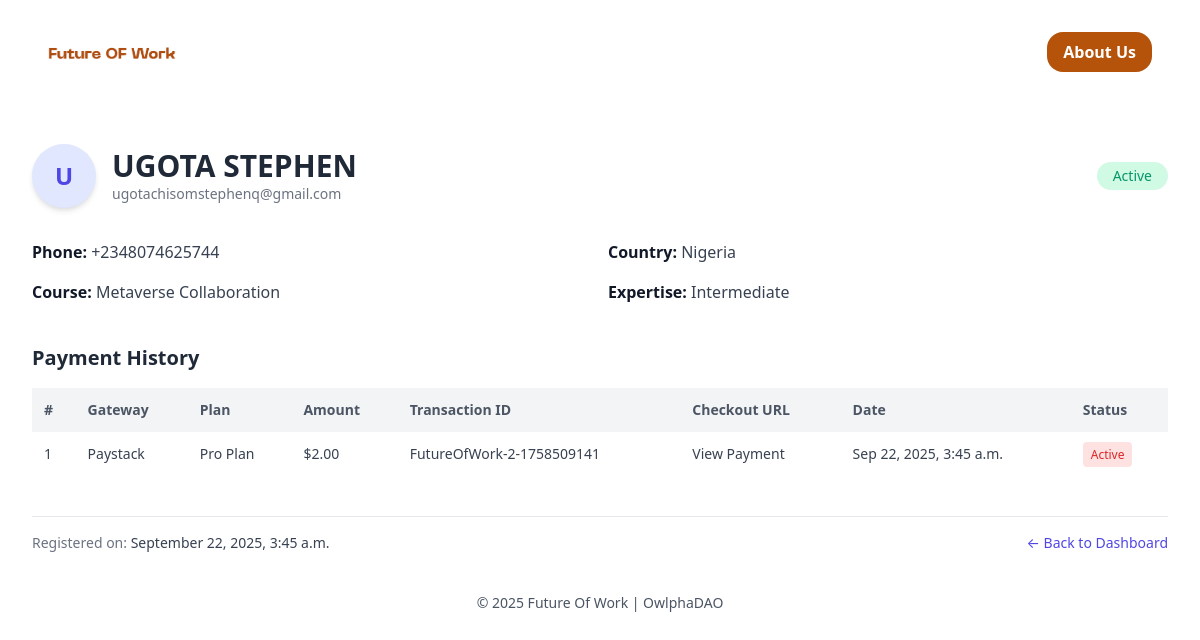
The app's page /dashboard/student/UGOTA STEPHEN/2/ with its own data.
### future_of_work/models.py (models this page shows, shortened)
class Future_Of_Work(models.Model):
    COURSE_CHOICES = [
        ('', 'Select course type...'),
        ('web3', 'Web3 Fundamentals'),
        ('dao', 'DAO Governance'),
        ('metaverse', 'Metaverse Collaboration'),
        ('blockchain', 'Blockchain Development'),
    ]
    PLAN_CHOICES = [
        ('', 'Select plan...'),
        ('basic', 'Basic Plan'),
        ('pro', 'Pro Plan'),
        ('exclusive', 'Exclusive'),
    ]
    EXPERTISE_CHOICES = [
        ('', 'Select your level...'),
        ('beginner', 'Beginner'),
        ('intermediate', 'Intermediate'),
        ('advanced', 'Advanced'),
    ]
    STATUS_CHOICES = [
        ("pending", "Pending"),
        ("active", "Active"),
        ("failed", "Failed"),
    ]
    PAYMENT_GATEWAYS = [
        ("helio", "Helio"),
        ("paystack", "Paystack"),
        ("opay", "OPay"),
    ]
    PLAN_FEES = {
        'basic': Decimal("0.00"),
        'pro': Decimal("2.00"),
        'exclusive': Decimal("20.00")
    }
    name = models.CharField(max_length=50)
    email = models.EmailField(
        blank=False,
        unique=True,
        error_messages={
            'unique': "Email Address already exists."
        }
    )
    phone = PhoneNumberField(
        unique=True,
        error_messages={
            'unique': "Phone number already exists."
        }
    )
    country = CountryField(blank_label='Select your country')
    course_type = models.CharField(max_length=20, choices=COURSE_CHOICES, default="")
    plan_preference = models.CharField(max_length=20, choices=PLAN_CHOICES, default="")
    expertise = models.CharField(max_length=20, choices=EXPERTISE_CHOICES, default="")
    transaction_id = models.CharField(max_length=255, blank=True, null=True, unique=True)
    created_at = models.DateTimeField(auto_now_add=True)
    checkout_url = models.URLField(null=True, blank=True)
    fee = models.DecimalField(max_digits=6, decimal_places=2, default=Decimal("0.00"))
    status = models.CharField(max_length=10, choices=STATUS_CHOICES, default="pending")
    gateway = models.CharField(max_length=20, choices=PAYMENT_GATEWAYS, blank=True, null=True)

### future_of_work/views.py (the view)
# urls.py: path('dashboard/student/<str:name>/<int:pk>/', views.student_detail, name='student_detail'),
def student_detail(request, pk, name):
    user = get_object_or_404(Future_Of_Work, id=pk, name=name)
    user_payments = Future_Of_Work.objects.filter(email=user.email).order_by("-created_at")
    context ={
        'user': user,
        'user_payments': user_payments,
        'title': f'Future Of Work - {user.name}',
    }
    return render(request, 'pages/student_detail.html', context)

### future_of_work/templates/pages/student_detail.html (shortened to what this page needs)
{% load static %}
{% load custom_filters %}
<!DOCTYPE html>
<html lang="en">
    <head>
        <link rel = "stylesheet" href="https://unpkg.com/boxicons@2.1.4/css/boxicons.min.css">
        <link rel = "stylesheet" href="https://cdn.jsdelivr.net/npm/bootstrap-icons@1.11.3/font/bootstrap-icons.min.css">
        <link href="https://cdn.jsdelivr.net/npm/tailwindcss@2.2.19/dist/tailwind.min.css" rel="stylesheet">
    </head>
    <body>
        <div>
            <nav class="flex items-center justify-between w-full px-12 py-8 bg-white">
                <a href="{% url 'admin_dashboard' %}">
                    <img src="{% static 'Future OF Works.png' %}" alt="OwlphaDAO Future of Work Logo" class="w-32 h-4 object-contain">
                </a>
                <a href="https://owlphadao.com/about" class="px-4 py-2 bg-yellow-700 text-white font-extrabold rounded-2xl cursor-pointer transition duration-400 hover:bg-yellow-800 text-sm md:text-base">
                    About Us
                </a>
            </nav>
        </div>
        <div class="w-full bg-white rounded-2xl p-8 mt-2 animate-fade-in">
            <div class="flex items-center justify-between mb-8">
                <div class="flex items-center space-x-4">
                    <div class="h-16 w-16 rounded-full bg-indigo-100 flex items-center justify-center text-indigo-600 text-2xl font-bold shadow-md">
                        {{ user.name|slice:":1" }}
                    </div>
                    <div>
                        <h2 class="text-3xl font-bold text-gray-800">{{ user.name }}</h2>
                        <p class="text-sm text-gray-500">{{ user.email }}</p>
                    </div>
                </div>
                <span class="px-4 py-1 text-sm rounded-full
                    {% if user.status == 'active' %} bg-green-100 text-green-600
                    {% elif user.status == 'pending' %} bg-yellow-100 text-yellow-600
                    {% else %} bg-red-100 text-red-600 {% endif %}">
                    {{ user.get_status_display }}
                </span>
            </div>
            <div class="grid grid-cols-1 md:grid-cols-2 gap-4 text-gray-700">
                <p><span class="font-semibold text-gray-900">Phone:</span> {{ user.phone }}</p>
                <p><span class="font-semibold text-gray-900">Country:</span> {{ user.country.name }}</p>
                <p><span class="font-semibold text-gray-900">Course:</span> {{ user.get_course_type_display }}</p>
                <p><span class="font-semibold text-gray-900">Expertise:</span> {{ user.get_expertise_display }}</p>
            </div>
            <div class="mt-10">
                <h3 class="text-xl font-semibold text-gray-800 mb-4">Payment History</h3>
                <div class="overflow-x-auto">
                    <table class="min-w-full border-collapse">
                        <thead>
                            <tr class="bg-gray-100 text-left text-sm font-semibold text-gray-600">
                                <th class="p-3">#</th>
                                <th class="p-3">Gateway</th>
                                <th class="p-3">Plan</th>
                                <th class="p-3">Amount</th>
                                <th class="p-3">Transaction ID</th>
                                <th class="p-3">Checkout URL</th>
                                <th class="p-3">Date</th>
                                <th class="p-3">Status</th>
                            </tr>
                        </thead>
                        <tbody class="text-sm text-gray-700 divide-y divide-gray-200">
                            {% for payment in user_payments %}
                            <tr>
                                <td class="p-3">{{ forloop.counter }}</td>
                                <td class="p-3">{{ payment.get_gateway_display }}</td>
                                <td class="p-3">{{ payment.get_plan_preference_display }}</td>
                                <td class="p-3">${{ payment.fee }}</td>
                                <td class="p-3">{{ payment.transaction_id }}</td>
                                <td class="p-3"><a href="{{ payment.checkout_url }}" target="_blank">View Payment</a></td>
                                <td class="p-3">{{ payment.created_at|date:"M j, Y, g:i a" }}</td>
                                <td class="p-3">
                                    <span class="px-2 py-1 rounded text-xs
                                        {% if payment.status == 'success' %} bg-green-100 text-green-600
                                        {% elif payment.status == 'pending' %} bg-yellow-100 text-yellow-600
                                        {% else %} bg-red-100 text-red-600 {% endif %}">
                                        {{ payment.get_status_display }}
                                    </span>
                                </td>
                            </tr>
                            {% empty %}
                            <tr>
                                <td colspan="8" class="p-3 text-center text-gray-500">No payments found</td>
                            </tr>
                            {% endfor %}
                        </tbody>
                    </table>
                </div>
            </div>
            <div class="mt-10 border-t pt-4 text-sm text-gray-500 flex justify-between items-center">
                <p>Registered on: <span class="font-medium text-gray-700">{{ user.created_at|date:"F j, Y, g:i a" }}</span></p>
                <a href="{% url 'admin_dashboard' %}" class="text-indigo-600 hover:underline">← Back to Dashboard</a>
            </div>
        </div>
        <footer class="py-2 mt-auto text-center">
            <h3 class="text-sm text-gray-600">
                &copy; {% now 'Y' %} Future Of Work | OwlphaDAO
            </h3>
        </footer>
    </body>
</html>

### future_of_work/templates/pages/student_detail.html (style rules this page uses)
.animate-fade-in { animation: fade-in 0.6s ease-in-out; }

### records on screen
Future_Of_Work: name "U", name "UGOTA STEPHEN", email "ugotachisomstephenq@gmail.com", status "Active", phone "+2348074625744", country.name "Nigeria", course_type "Metaverse Collaboration", expertise "Intermediate", gateway "Paystack", plan_preference "Pro Plan", fee "2.00", transaction_id "FutureOfWork-2-1758509141", created_at "Sep 22, 2025, 3:45 a.m.", created_at "September 22, 2025, 3:45 a.m."
